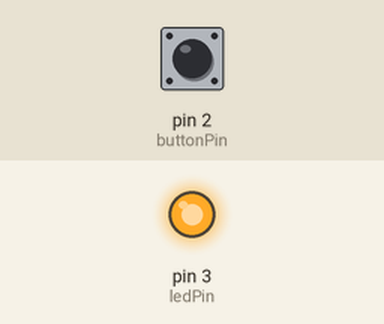
The sketch below on a simulated Arduino Uno, built with avr-gcc and run on an emulated ATmega328P. On the bench: output pins drawn as LEDs (lit = HIGH). Dashed ring = blinking. The inputs (shaded band) are chosen by the test bench; at power-on: pin 2 (buttonPin) LOW.

Above: at 0.1 s.
At 1.2 s:
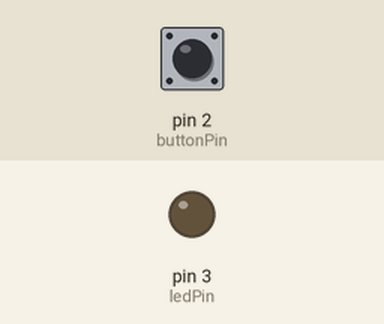
1.3 s: pin 2 (buttonPin) pulled HIGH for 0.15 s
At 1.8 s:
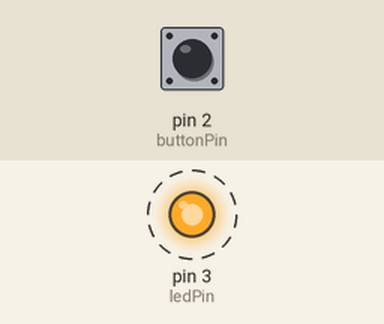
Timing chart, 0 to 10.3 s (numbered marks = the images above; inputs shaded):
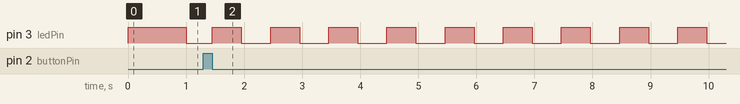

The sketch:

arduino_HW3-2_Section5.ino
```cpp
const int buttonPin = 2;
const int ledPin = 3;

const int blinkDelay[4] = {0, 1000, 500, 150};

int state = 0;
bool ledOn = true;
bool wasPressed = false;
unsigned long lastChange = 0;

void setup() {
  pinMode(ledPin, OUTPUT);
  pinMode(buttonPin, INPUT);
  digitalWrite(ledPin, HIGH);
}

void loop() {
  bool pressed = (digitalRead(buttonPin) == LOW);

  if (pressed && !wasPressed) {
    state = (state + 1) % 4;
    ledOn = true;
    lastChange = millis();
  }
  wasPressed = pressed;

  if (state == 0) {
    ledOn = true;
  } else if (millis() - lastChange >= blinkDelay[state]) {
    ledOn = !ledOn;
    lastChange = millis();
  }

  digitalWrite(ledPin, ledOn);
  delay(10);
}
```

Measured:
- after the input at 1.3 s, pin 3 (ledPin): alternates HIGH for 0.50 s and LOW for 0.50 s, starting after 0.15 s
